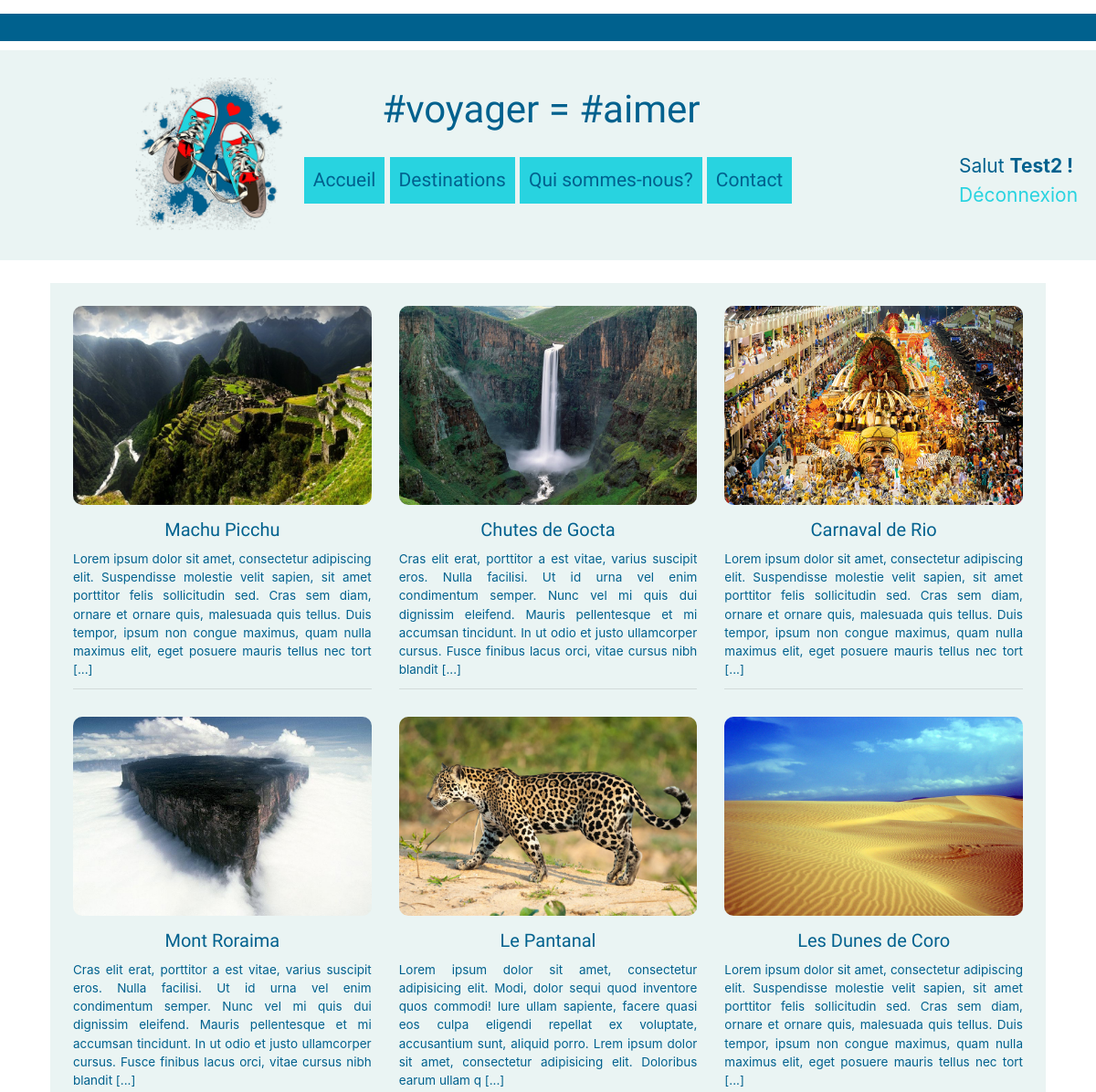
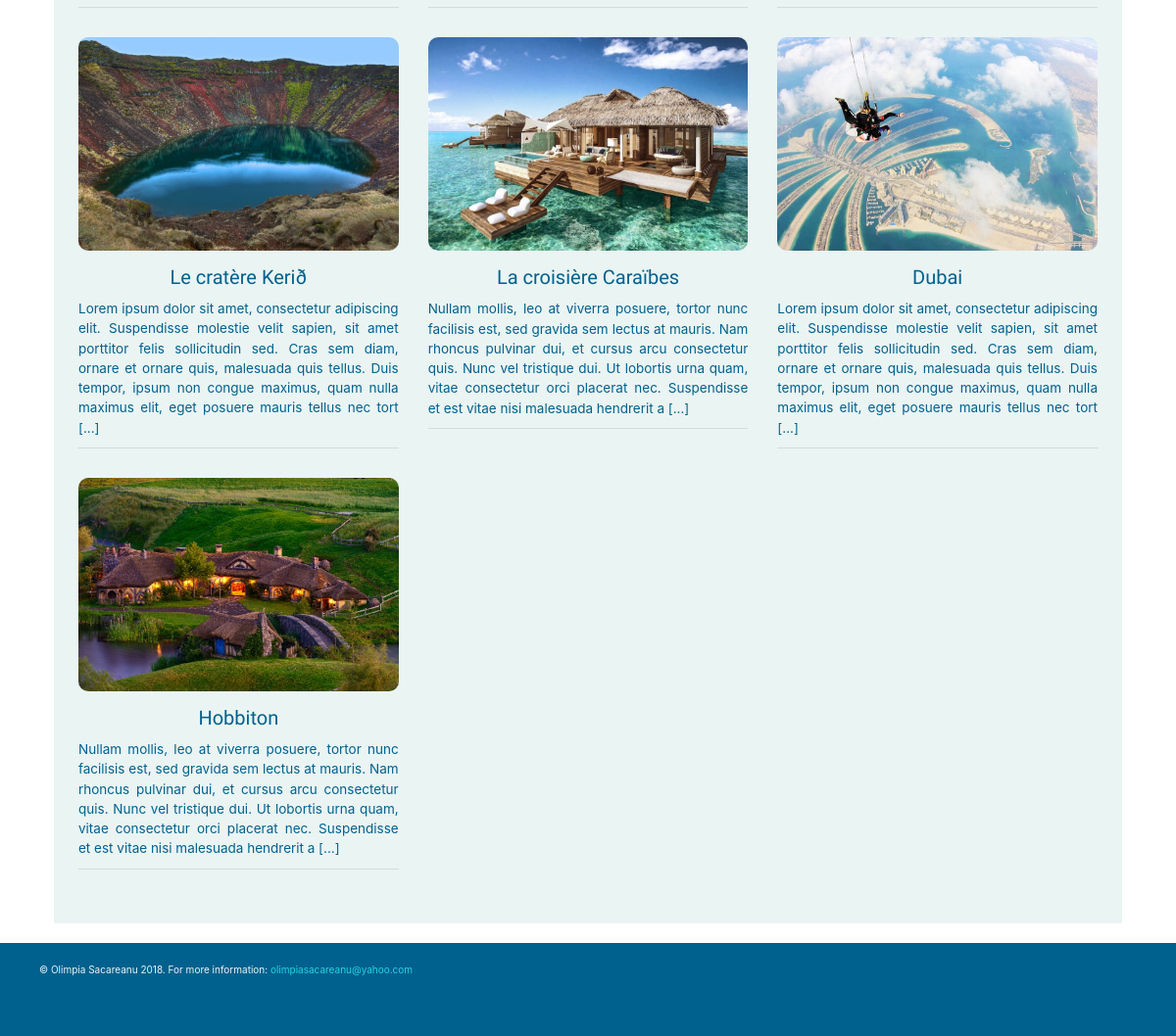
Screenshot of /destinations.php (signed in) with the database file from the repository (2 pictures, top to bottom).
### tables this page shows
CREATE TABLE IF NOT EXISTS `destination` (
  `ID` int(11) NOT NULL AUTO_INCREMENT,
  `title` varchar(60) NOT NULL,
  `description` text NOT NULL,
  `category` varchar(60) NOT NULL,
  `picture` varchar(50) NOT NULL,
  `slider` varchar(50) NOT NULL,
  PRIMARY KEY (`ID`)
);

### destinations.php (called while the page is built, shortened)
<?php
include 'connection.php';
$query = $db->prepare('SELECT ID, title, description, picture FROM destination ');
$query->execute();
$destinations = $query->fetchAll();
include "layout.phtml";

### destinations.phtml (the view)
<div class="destinations">
	<div class="row">
			<?php foreach ($destinations as $destination): ?>
			<div class="col-lg-4 col-sm-6">
				<section>
					<a href="destination.php?id=<?= $destination['ID'] ?>" >
						<img src="img/<?= htmlspecialchars($destination['picture']) ?>" alt="img">
						<h2><?= htmlspecialchars($destination['title']) ?></h2>
						<p><?= htmlspecialchars(substr($destination['description'], 0, 295))?>  [...] </p>
					</a>
					<hr>
				</section>
			</div>
		<?php endforeach ?>
	</div>
</div>

### main9.css (style rules this page uses)
html { font-size: 62.5%; }
a { text-decoration: none; color: #00618e; }
h1, h2 { font-family: Love Ya Like A Sister; }
.row img { width: 100%; }
.destinations a { color: #00618e; }
.destinations h2 { font-family: Love Ya Like A Sister; text-align: center; margin:10px 0; }
@media screen and (min-width: 1024px) { img { border-radius: 10px; } }
@media screen and (min-width: 1024px) { p { text-align:justify; } }
@media screen and (min-width: 1024px) { .destinations section { margin-bottom: 30px; font-size: 0.9em; } }
@media screen and (min-width: 1024px) { .destinations section a { text-decoration: none; color: #00618e; text-align: justify; } }
@media screen and (min-width: 1024px) { .destinations section a h2 { margin-top: 15px; } }

### rows the page displays
destination: picture (picture), title "Machu Picchu", description "Lorem ipsum dolor sit amet, consectetur adipiscing elit. Suspendisse molestie velit sapien, sit amet porttitor felis sollicitudin sed. Cras sem diam, ornare et ornare quis, malesuada quis tellus. Duis tempor, ipsum non congue maximus, quam nulla maximus elit, eget posuere mauris tellus nec tort"
destination: picture (picture), title "Chutes de Gocta", description "Cras elit erat, porttitor a est vitae, varius suscipit eros. Nulla facilisi. Ut id urna vel enim condimentum semper. Nunc vel mi quis dui dignissim eleifend. Mauris pellentesque et mi accumsan tincidunt. In ut odio et justo ullamcorper cursus. Fusce finibus lacus orci, vitae cursus nibh blandit"
destination: picture (picture), title "Carnaval de Rio", description "Lorem ipsum dolor sit amet, consectetur adipiscing elit. Suspendisse molestie velit sapien, sit amet porttitor felis sollicitudin sed. Cras sem diam, ornare et ornare quis, malesuada quis tellus. Duis tempor, ipsum non congue maximus, quam nulla maximus elit, eget posuere mauris tellus nec tort"
destination: picture (picture), title "Mont Roraima", description "Cras elit erat, porttitor a est vitae, varius suscipit eros. Nulla facilisi. Ut id urna vel enim condimentum semper. Nunc vel mi quis dui dignissim eleifend. Mauris pellentesque et mi accumsan tincidunt. In ut odio et justo ullamcorper cursus. Fusce finibus lacus orci, vitae cursus nibh blandit"
destination: picture (picture), title "Le Pantanal", description "Lorem ipsum dolor sit amet, consectetur adipisicing elit. Modi, dolor sequi quod inventore quos commodi! Iure ullam sapiente, facere quasi eos culpa eligendi repellat ex voluptate, accusantium sunt, aliquid porro. Lrem ipsum dolor sit amet, consectetur adipisicing elit. Doloribus earum ullam q"
destination: picture (picture), title "Les Dunes de Coro", description "Lorem ipsum dolor sit amet, consectetur adipiscing elit. Suspendisse molestie velit sapien, sit amet porttitor felis sollicitudin sed. Cras sem diam, ornare et ornare quis, malesuada quis tellus. Duis tempor, ipsum non congue maximus, quam nulla maximus elit, eget posuere mauris tellus nec tort"
destination: picture (picture), title "Le cratère Kerið", description "Lorem ipsum dolor sit amet, consectetur adipiscing elit. Suspendisse molestie velit sapien, sit amet porttitor felis sollicitudin sed. Cras sem diam, ornare et ornare quis, malesuada quis tellus. Duis tempor, ipsum non congue maximus, quam nulla maximus elit, eget posuere mauris tellus nec tort"
destination: picture (picture), title "La croisière Caraïbes", description "Nullam mollis, leo at viverra posuere, tortor nunc facilisis est, sed gravida sem lectus at mauris. Nam rhoncus pulvinar dui, et cursus arcu consectetur quis. Nunc vel tristique dui. Ut lobortis urna quam, vitae consectetur orci placerat nec. Suspendisse et est vitae nisi malesuada hendrerit a"
destination: picture (picture), title "Dubai", description "Lorem ipsum dolor sit amet, consectetur adipiscing elit. Suspendisse molestie velit sapien, sit amet porttitor felis sollicitudin sed. Cras sem diam, ornare et ornare quis, malesuada quis tellus. Duis tempor, ipsum non congue maximus, quam nulla maximus elit, eget posuere mauris tellus nec tort"
destination: picture (picture), title "Hobbiton", description "Nullam mollis, leo at viverra posuere, tortor nunc facilisis est, sed gravida sem lectus at mauris. Nam rhoncus pulvinar dui, et cursus arcu consectetur quis. Nunc vel tristique dui. Ut lobortis urna quam, vitae consectetur orci placerat nec. Suspendisse et est vitae nisi malesuada hendrerit a"

### other values shown
$_SESSION['user']['firstName'] "Test2"
